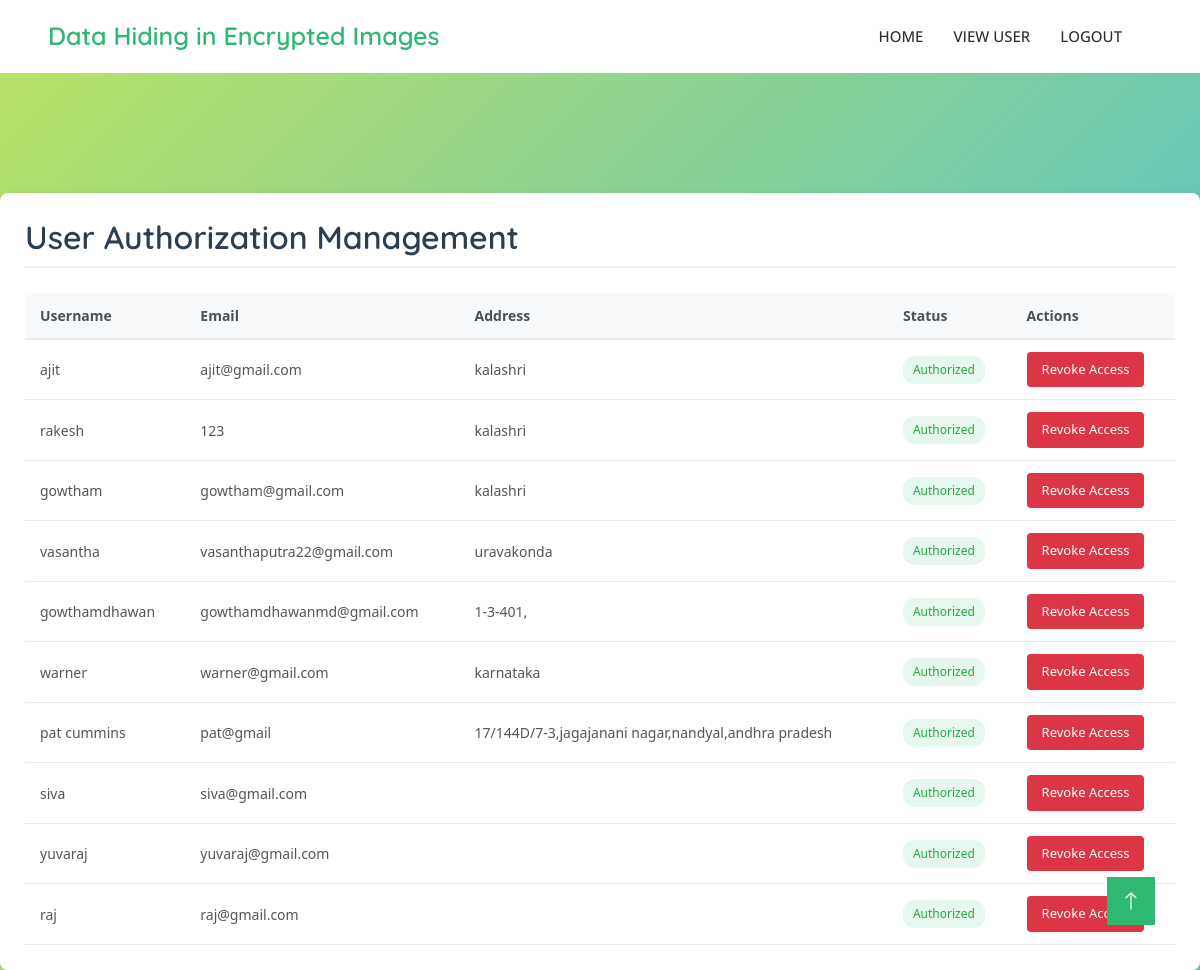
Page /view_user/ on the committed database.
### app/models.py (models this page shows, shortened)
class UserModel(models.Model):
    username = models.CharField(max_length=50)
    email = models.EmailField()
    password = models.CharField(max_length=300)
    contact = models.IntegerField()
    address = models.TextField()
    profile = models.ImageField(upload_to='Profile')
    otp = models.CharField(max_length=8 , null=True)
    is_authorized = models.BooleanField(default=False)
    role = models.CharField(max_length=12 , choices=(('do','do') , ('du','du')))
    class Meta:
        db_table = 'UserModel'

### app/views.py (the view)
# urls.py: path('view_user/' , view_user , name='view_user'),
def view_user(request):
    email = request.session.get('email')
    users = UserModel.objects.all()
    return render(request, 'view_user.html' , {'users':users})

### templates/view_user.html (shortened to what this page needs)
{% extends 'index.html' %}
{% block nav %}
<nav
      class="navbar navbar-expand-lg bg-white navbar-light sticky-top py-lg-0 px-4 px-lg-5 wow fadeIn"
      data-wow-delay="0.1s"
    >
      <a href="index.html" class="navbar-brand p-0">
        <h1 class="m-0 text-primary" style="font-size: 25px;">Data Hiding in Encrypted Images</h1>
      </a>
      <div class="collapse navbar-collapse py-4 py-lg-0" id="navbarCollapse">
        <div class="navbar-nav ms-auto">
          <a href="{% url 'admin_dashboard' %}" class="nav-item nav-link">Home</a>
          <a href="{% url 'view_user' %}" class="nav-item nav-link">View User</a>
          <a href="{% url 'logout' %}" class="nav-item nav-link">Logout</a>
        </div>
    </nav>
{% endblock %}
{% block hero %}
<div class="user-management-container">
    <h2 class="management-header">User Authorization Management</h2>
    <div class="table-responsive">
        <table class="user-table">
            <thead>
                <tr>
                    <th>Username</th>
                    <th>Email</th>
                    <th>Address</th>
                    <th>Status</th>
                    <th>Actions</th>
                </tr>
            </thead>
            <tbody>
                {% for user in users %}
                <tr>
                    <td>{{ user.username }}</td>
                    <td>{{ user.email }}</td>
                    <td>{{ user.address }}</td>
                    <td>
                        <span class="status-badge {% if user.is_authorized %}status-authorized{% else %}status-unauthorized{% endif %}">
                            {% if user.is_authorized %}Authorized{% else %}Unauthorized{% endif %}
                        </span>
                    </td>
                    <td>
                        <form method="POST" action="{% url 'authorization' user.id %}" class="authorization-form">
                            <button type="submit" class="btn-auth {% if user.is_authorized %}btn-unauth{% else %}btn-auth{% endif %}">
                                {% if user.is_authorized %}Revoke Access{% else %}Grant Access{% endif %}
                            </button>
                        </form>
                    </td>
                </tr>
                {% endfor %}
            </tbody>
        </table>
    </div>
</div>
{% endblock %}

### templates/index.html (shortened to what this page needs)
<!DOCTYPE html>
<html lang="en">
  <head>
    <link
      href="https://cdnjs.cloudflare.com/ajax/libs/font-awesome/5.10.0/css/all.min.css"
      rel="stylesheet"
    />
    <link
      href="https://cdn.jsdelivr.net/npm/bootstrap-icons@1.4.1/font/bootstrap-icons.css"
      rel="stylesheet"
    />
    <link href="/static/lib/animate/animate.min.css" rel="stylesheet" />
    <link href="/static/lib/lightbox/css/lightbox.min.css" rel="stylesheet" />
    <link href="/static/lib/owlcarousel/assets/owl.carousel.min.css" rel="stylesheet" />
    <link href="/static/css/bootstrap.min.css" rel="stylesheet" />
    <link href="/static/css/style.css" rel="stylesheet" />
  </head>
  <body>
    {% block nav %}{% endblock %}
     {% block hero %}{% endblock %}
    <a href="#" class="btn btn-lg btn-primary btn-lg-square back-to-top"
      ><i class="bi bi-arrow-up"></i
    ></a>
  </body>
</html>

### static/css/style.css (style rules this page uses)
:root { --primary: #2EB872; --light: #F3F4F5; --dark: #282F34; }
.back-to-top { position: fixed; display: none; right: 45px; bottom: 45px; z-index: 99; }
.btn { font-weight: 500; transition: .5s; }
.btn.btn-primary, .btn.btn-secondary { color: #FFFFFF; }
.btn-lg-square { width: 48px; height: 48px; }
.btn-square, .btn-sm-square, .btn-lg-square { padding: 0; display: flex; align-items: center; justify-content: center; font-weight: normal; }
.navbar.sticky-top { top: -100px; transition: .5s; }
.navbar .navbar-brand { display: flex; align-items: center; }
.navbar .navbar-nav .nav-link { margin-right: 30px; padding: 25px 0; color: #FFFFFF; font-size: 15px; font-weight: 500; text-transform: uppercase; outline: none; }
.navbar .navbar-nav .nav-link { color: var(--dark); font-weight: 500; }

### templates/view_user.html (style rules this page uses)
body { background: linear-gradient(135deg, #bce263 , #44bcda); height: 100vh; }
.user-management-container { font-family: 'Segoe UI', Tahoma, Geneva, Verdana, sans-serif; max-width: 1200px; margin: 120px auto; padding: 25px; background: #fff; border-radius: 8px; box-shadow: 0 2px 10px rgba(0, 0, 0, 0.08); }
.management-header { color: #2c3e50; margin-bottom: 25px; font-weight: 600; border-bottom: 2px solid #f1f1f1; padding-bottom: 10px; }
.table-responsive { overflow-x: auto; }
.user-table { width: 100%; border-collapse: collapse; font-size: 14px; }
.user-table th { background-color: #f8f9fa; color: #495057; font-weight: 600; text-align: left; padding: 12px 15px; border-bottom: 2px solid #e9ecef; }
.user-table td { padding: 12px 15px; border-bottom: 1px solid #e9ecef; vertical-align: middle; }
.status-badge { display: inline-block; padding: 5px 10px; border-radius: 12px; font-size: 12px; font-weight: 500; }
.status-authorized { background-color: #e6f7ee; color: #28a745; }
.authorization-form { display: inline-block; margin: 0; }
.btn-auth { border: none; padding: 8px 15px; border-radius: 4px; font-size: 13px; font-weight: 500; cursor: pointer; transition: all 0.3s ease; color: white; }
.btn-auth { background-color: #28a745; }
.btn-unauth { background-color: #dc3545; }

### rows in the picture
UserModel: username "ajit", email "ajit@gmail.com", address "kalashri", is_authorized "Authorized"
UserModel: username "rakesh", email "123", address "kalashri", is_authorized "Authorized"
UserModel: username "gowtham", email "gowtham@gmail.com", address "kalashri", is_authorized "Authorized"
UserModel: username "vasantha", email "vasanthaputra22@gmail.com", address "uravakonda", is_authorized "Authorized"
UserModel: username "gowthamdhawan", email "gowthamdhawanmd@gmail.com", address "1-3-401,", is_authorized "Authorized"
UserModel: username "warner", email "warner@gmail.com", address "karnataka", is_authorized "Authorized"
UserModel: username "pat cummins", email "pat@gmail", address "17/144D/7-3,jagajanani nagar,nandyal,andhra pradesh", is_authorized "Authorized"
UserModel: username "siva", email "siva@gmail.com", is_authorized "Authorized"
UserModel: username "yuvaraj", email "yuvaraj@gmail.com", is_authorized "Authorized"
UserModel: username "raj", email "raj@gmail.com", is_authorized "Authorized"
